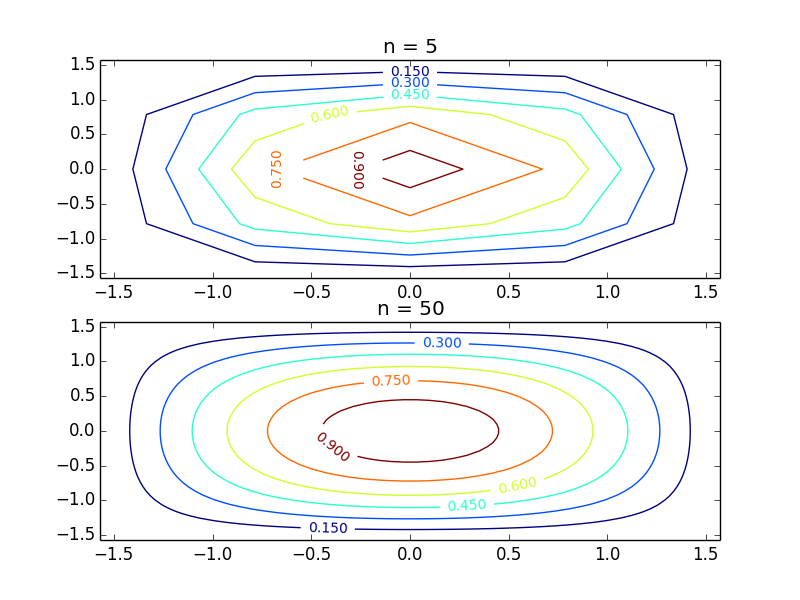

Recreate this plot in Python.
import matplotlib.pyplot as plt
from streamfun import streamfun

#n = 5
x_5, y_5, psi_5 = streamfun(5)

#n = 50
x_50, y_50, psi_50 = streamfun(50)


plt.figure()
plt.subplot(211)
contour_plot = plt.contour(x_5, y_5, psi_5)
plt.clabel(contour_plot, inline=1, fontsize=10)
plt.title('n = 5')


plt.subplot(212)
contour_plot_2 = plt.contour(x_50, y_50, psi_50)
plt.clabel(contour_plot_2, inline=1, fontsize=10)
plt.title('n = 50')
plt.savefig('strlin.png')

plt.show()
